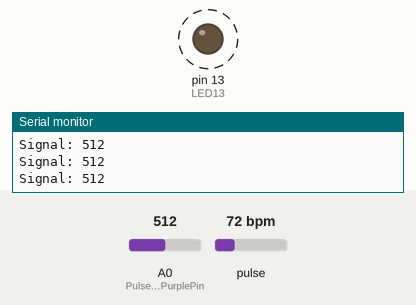
The sketch below on a simulated Arduino Uno, built with avr-gcc and run on an emulated ATmega328P. Shown: output pins drawn as LEDs (lit = HIGH), the last lines printed to the serial monitor. Dashed ring = blinking. Inputs (shaded band) come from the test bench; at power-on: pulse 72 bpm, A0 (PulseSensorPurplePin) = 512.

Above: at 1.2 s.
1.3 s: pulse set to 130 bpm
At 1.97 s:
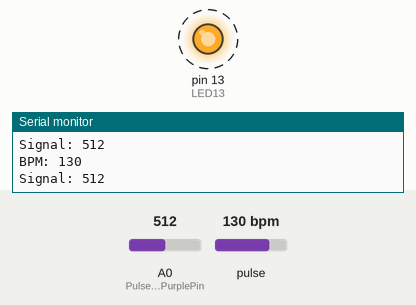
4.3 s: pulse set to 42 bpm
At 6.94 s:
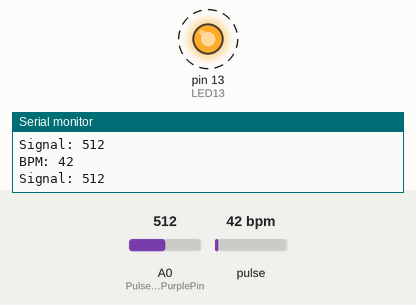
Timing chart, 0 to 12.8 s (numbered marks = the images above; inputs shaded):
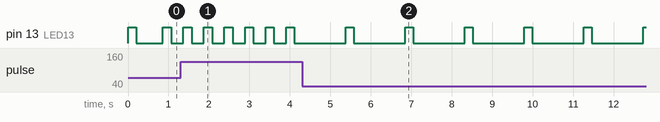

Measured:
- after the input at 1.3 s, pin 13 (LED13): alternates HIGH for 0.20 s and LOW for 0.30 s, starting after 0.07 s
- after the input at 4.3 s, pin 13 (LED13): alternates HIGH for 0.20 s and LOW for 1.3 s, starting after 1.1 s
- by itself, pin 13 (LED13): alternates HIGH for 0.20 s and LOW for 0.66 s

The sketch:

PulseBPM.ino
```cpp
/*  PulseSensor™ Starter Project   http://www.pulsesensor.com
 *
This an Arduino project. It's Best Way to Get Started with your PulseSensor™ & Arduino.
-------------------------------------------------------------
1) This shows a live human Heartbeat Pulse.
2) Live visualization in Arduino's Cool "Serial Plotter".
3) Blink an LED on each Heartbeat.
4) This is the direct Pulse Sensor's Signal.
5) A great first-step in troubleshooting your circuit and connections.
6) "Human-readable" code that is newbie friendly."

*/

#define USE_ARDUINO_INTERRUPTS true    // Set-up low-level interrupts for most acurate BPM math.
#include <PulseSensorPlayground.h>     // Includes the PulseSensorPlayground Library.

//  Variables
int PulseSensorPurplePin = 0;        // Pulse Sensor PURPLE WIRE connected to ANALOG PIN 0
int LED13 = 13;   //  The on-board Arduion LED


int Signal;                // holds the incoming raw data. Signal value can range from 0-1024
int Threshold = 550;            // Determine which Signal to "count as a beat", and which to ingore.

PulseSensorPlayground pulseSensor;

// The SetUp Function:
void setup() {
  pinMode(LED13,OUTPUT);         // pin that will blink to your heartbeat!
   Serial.begin(115200);         // Set's up Serial Communication at certain speed.

     // Configure the PulseSensor object, by assigning our variables to it.
  pulseSensor.analogInput(PulseSensorPurplePin);
  pulseSensor.blinkOnPulse(LED13);       //auto-magically blink Arduino's LED with heartbeat.
  pulseSensor.setThreshold(Threshold);
  if (pulseSensor.begin()) {
    Serial.println("We created a pulseSensor Object !");  //This prints one time at Arduino power-up,  or on Arduino reset.
  }
}

// The Main Loop Function
void loop() {

  Signal = analogRead(PulseSensorPurplePin);  // Read the PulseSensor's value.
                                              // Assign this value to the "Signal" variable.

   Serial.print("Signal: ");
   Serial.println(Signal);                    // Send the Signal value to Serial Plotter.

   int myBPM = pulseSensor.getBeatsPerMinute();


   if(Signal > Threshold){                          // If the signal is above "550", then "turn-on" Arduino's on-Board LED.
     digitalWrite(LED13,HIGH);
   } else {
     digitalWrite(LED13,LOW);                //  Else, the sigal must be below "550", so "turn-off" this LED.
   }

   if (pulseSensor.sawStartOfBeat()) {            // Constantly test to see if "a beat happened".
//    Serial.println("♥  A HeartBeat Happened ! "); // If test is "true", print a message "a heartbeat happened".
    Serial.print("BPM: ");                        // Print phrase "BPM: "
    Serial.println(myBPM);                        // Print the value inside of myBPM.
   }


delay(50);


}
```
